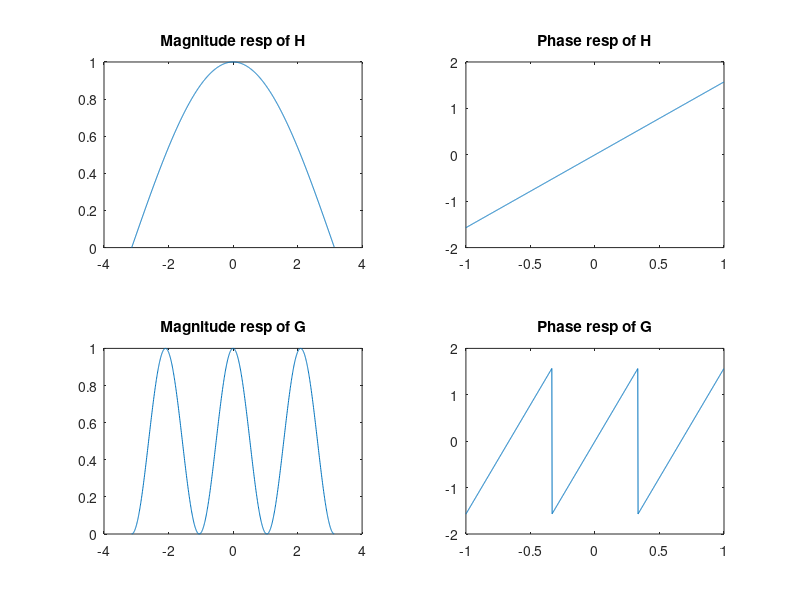
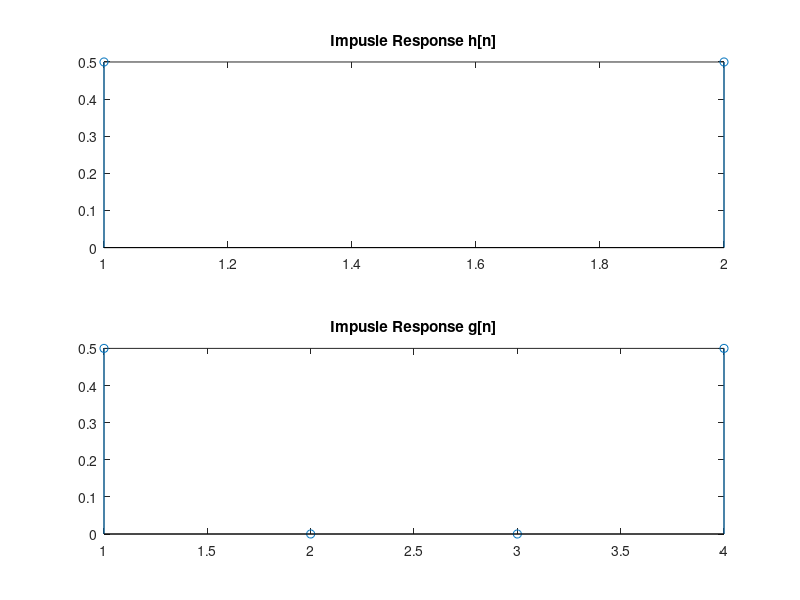
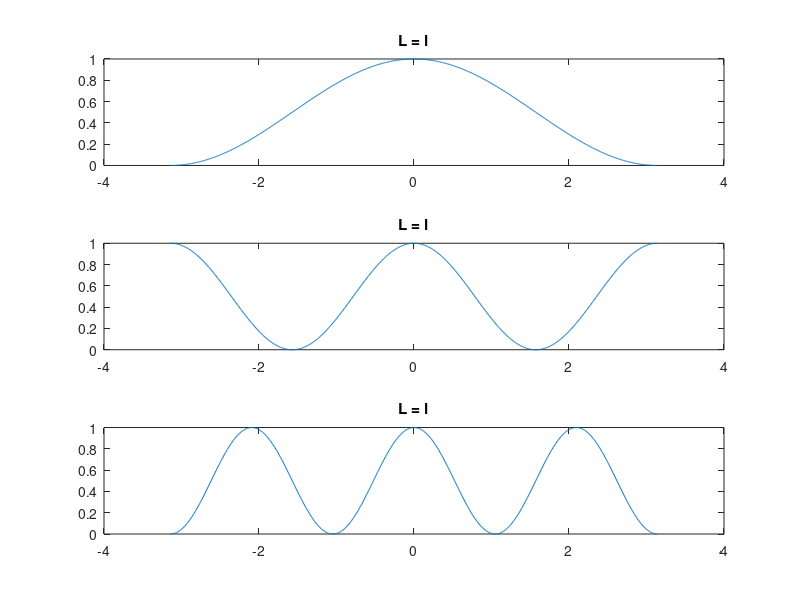
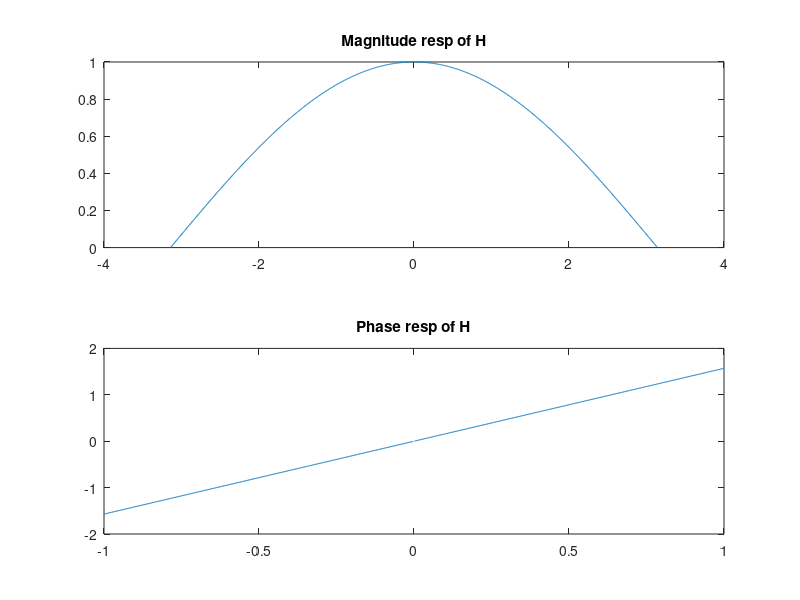

Reproduce these figures in MATLAB, in order. (Note: this script raises an error after producing the figures.)
clc;
close all;
%% Inputs for Lab - 5 (Comb Filters)
M = 2;
L = 3;
n = -5:5;
del = 2*pi/1000;
l = 3;
w = -pi:del:pi-del;

%% Q1-a ; Frequency Response of Filters
H = 0.5*(1 + exp(1j*w));
G = 0.5*(1 + exp(1j*w*l));

figure(1);
subplot(2,2,1);plot(w,abs(H));title('Magnitude resp of H');
subplot(2,2,2);plot((w/pi),angle(H));title('Phase resp of H');
subplot(2,2,3);plot(w,G);title('Magnitude resp of G');
subplot(2,2,4);plot((w/pi),angle(G));title('Phase resp of G');

%% Q1-a ; Impulse Response of the filters
h = [0.5 0.5];
temp = zeros(1,l-1);
g = [0.5 temp 0.5];

figure(2);
subplot(2,1,1);stem(h);title('Impusle Response h[n]');
subplot(2,1,2);stem(g);title('Impusle Response g[n]');

%% Q1-b ; Role of L in the response of G(z)? 
figure(3);
for i = 1:3
    G = 0.5*(1 + exp(1j*w*i));
    subplot(3,1,i);plot(w,G);title('L = i');
end
%% Frequency Response of New H
H1 = (1 - exp(1j*w*M))./(M*(1 - exp(1j*w)));
figure(4);
subplot(2,1,1);plot(w,abs(H1));title('Magnitude resp of H');
subplot(2,1,2);plot((w/pi),angle(H1));title('Phase resp of H');

%% Impulse Response of New H
syms z
A = (1 - z^(M*L));
B = (M*(1 - z^(L)));
[Q,R] = quorem(A,B);
QQ = sym2poly(Q); %instead of doing all this - impz(A./B)
figure(5);stem(QQ);title('New Impulse Response hnew[n]');

%% Q2-b ;Impulse Response(Low Pass Filter); K =0.75;
%syms z
%A1 = 0.75*(z - 1);
%B1 = (z - 0.5);
%[Q1,R1] = quorem(A1,B1);
%QQ1 = sym2poly(Q1);
a = 0.75*[1 -1];
b = [1 -0.5];
[h,t] = impz(a, b);
figure(6);stem(t,h);title('Impulse Response h[n] / Q2-b');

%% Q2-b ;Freq Response
A1 = 0.75*(1 - exp(1j*w))./(1 - (0.5*exp(1j*w)));
figure(7);
subplot(2,1,1);plot(w,abs(A1));title('Magnitude resp of H / Q2-b');
subplot(2,1,2);plot((w/pi),angle(A1));title('Phase resp of H / Q2-b');

%% Q2-b ;Impulse Response of z^2
a1 = 0.75*[1 0 -1];
b1 = [1 0 -0.5];
[h1,t1] = impz(a1, b1);
figure(8);stem(t1,h1);title('Impulse Response h[n] / Q2-b - z^2');

%% Q2-c ;Freq Response of z^2
A11 = 0.75*(1 - exp(1j*w*2))./(1 - (0.5*exp(1j*w*2)));
figure(9);
subplot(2,1,1);plot(w,abs(A11));title('Magnitude resp of H / Q2-b - z^2');
subplot(2,1,2);plot((w/pi),angle(A11));title('Phase resp of H / Q2-b - z^2');